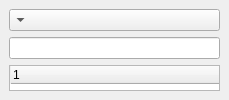
  <widget class="CustomDock" name="dockWidget_index_2">
   <property name="sizePolicy">
    <sizepolicy hsizetype="Preferred" vsizetype="Preferred">
     <horstretch>0</horstretch>
     <verstretch>0</verstretch>
    </sizepolicy>
   </property>
   <property name="minimumSize">
    <size>
     <width>229</width>
     <height>100</height>
    </size>
   </property>
   <property name="layoutDirection">
    <enum>Qt::RightToLeft</enum>
   </property>
   <property name="styleSheet">
    <string notr="true">QDockWidget &gt; QWidget {
    border: 1px solid black;
}</string>
   </property>
   <property name="allowedAreas">
    <set>Qt::LeftDockWidgetArea</set>
   </property>
   <property name="windowTitle">
    <string>index</string>
   </property>
   <attribute name="dockWidgetArea">
    <number>1</number>
   </attribute>
   <widget class="QWidget" name="dockWidgetContents_6">
    <property name="sizePolicy">
     <sizepolicy hsizetype="Ignored" vsizetype="Ignored">
      <horstretch>0</horstretch>
      <verstretch>0</verstretch>
     </sizepolicy>
    </property>
    <layout class="QVBoxLayout" name="verticalLayout">
     <item>
      <widget class="QComboBox" name="comboBox_filter_index"/>
     </item>
     <item>
      <widget class="QLineEdit" name="lineEdit_search_index">
       <property name="clearButtonEnabled">
        <bool>true</bool>
       </property>
      </widget>
     </item>
     <item>
      <widget class="Index" name="treeWidget_index">
       <property name="layoutDirection">
        <enum>Qt::RightToLeft</enum>
       </property>
       <property name="sizeAdjustPolicy">
        <enum>QAbstractScrollArea::AdjustIgnored</enum>
       </property>
       <property name="showDropIndicator" stdset="0">
        <bool>false</bool>
       </property>
       <property name="alternatingRowColors">
        <bool>true</bool>
       </property>
       <property name="textElideMode">
        <enum>Qt::ElideRight</enum>
       </property>
       <property name="animated">
        <bool>true</bool>
       </property>
       <property name="wordWrap">
        <bool>false</bool>
       </property>
       <property name="columnCount">
        <number>1</number>
       </property>
       <column>
        <property name="text">
         <string/>
        </property>
       </column>
      </widget>
     </item>
    </layout>
   </widget>
  </widget>
